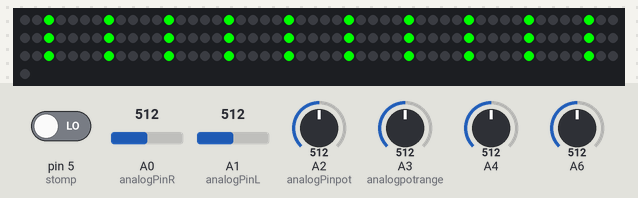
This sketch was run on a simulated Arduino Uno, built with avr-gcc and run on an emulated ATmega328P. Parts: 151 RGB LEDs in strip order, left to right, continuing on the next row. The inputs (shaded band) are chosen by the test bench; at power-on: pin 5 (stomp) LOW, A3 (analogpotrange) = 512, A0 (analogPinR) = 512, A1 (analogPinL) = 512, A2 (analogPinpot) = 512, A4 = 512, A6 = 512.

Above: at 1.2 s.
1.3 s: pin 5 (stomp) driven HIGH
At 1.59 s:
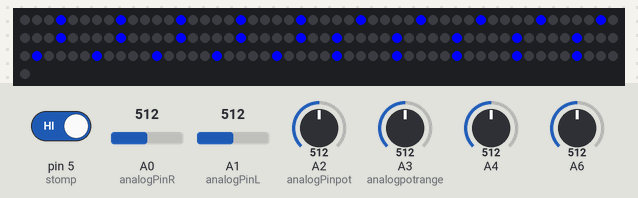
3.3 s: A3 (analogpotrange) set to 992
At 3.42 s:
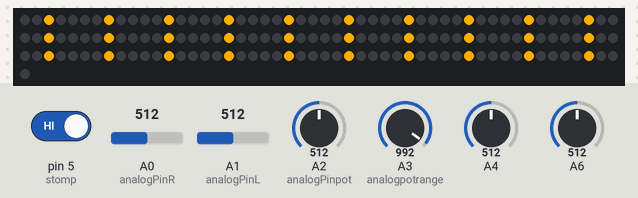
5.2 s: A0 (analogPinR) set to 479
At 5.49 s:
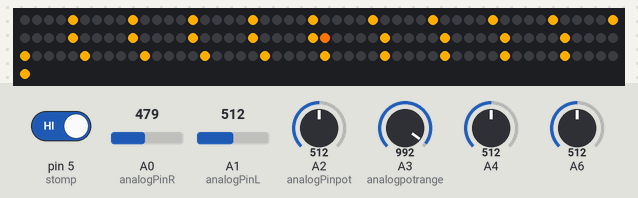
7.2 s: A1 (analogPinL) set to 716
At 7.8 s:
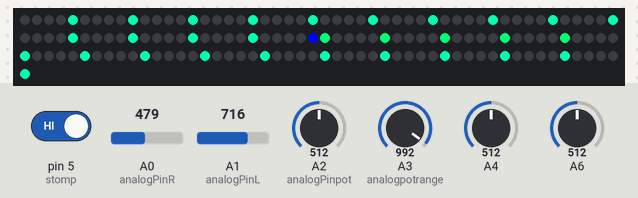
9.5 s: A3 (analogpotrange) set to 716
At 9.64 s:
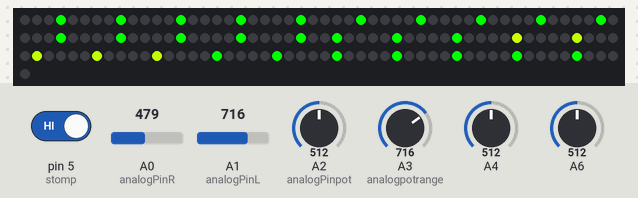
11.4 s: A1 (analogPinL) set to 306
At 11.81 s:
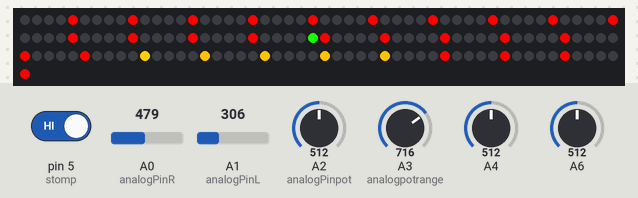

The sketch:

A1_MSGEQ7_Propagate_to_amplitude_adjustable_amp_range.ino
```cpp
#include <Adafruit_NeoPixel.h>
#define PIN 6
#define CNT_LIGHTS 151

Adafruit_NeoPixel strip = Adafruit_NeoPixel(CNT_LIGHTS, PIN, NEO_GRB + NEO_KHZ800);
//fixed settings
int analogPinL = 1; // read from multiplexer using analog input 0
int analogPinR = 0; // read from multiplexer using analog input 0
int strobePin = 12; // strobe is attached to digital pin 2
int resetPin = 13; // reset is attached to digital pin 3
int spectrumValueL[6];
int spectrumValueR[6]; // to hold a2d values
int previousSpectrumValueL[6]; // to hold a2d values
int previousSpectrumValueR[6]; // to hold a2d values
int global_brightness = 255; // Sets global brightness, i.e. 64 is 1/4 brightness.
int useColor[2];
int num;
float waveValue;
int prop[CNT_LIGHTS];
int prop_history[CNT_LIGHTS];
int refresh_counter = 0;
int analogPinpot = 2;// dial for speed
int analogpotrange = 3;// dial for range
int use_refresh = 0;
float use_brightness = 0;
int tmp_refresh_adj = 0;
float pot_range = 0.0;

int colstate = 0;
int counter = 4;

int stomp = 5;
//lowest reading the MSGEQ7 should recognize 1-1000 range
int minFilter = 50;
//higher number refreshes slow - refreshed every nth interation
int refresh = 20;


void setup()
{
  Serial.begin(9600); // print to serial monitor
  strip.begin();
  strip.show(); // Initialize all pixels to 'off'
  pinMode(analogPinL, INPUT);
  pinMode(stomp, INPUT);
  pinMode(analogPinR, INPUT);
  pinMode(strobePin, OUTPUT);
  pinMode(resetPin, OUTPUT);
  analogReference(DEFAULT);
  digitalWrite(resetPin, LOW);
  digitalWrite(strobePin, HIGH);
}

void loop()
{
    if (digitalRead(stomp) == HIGH){
      delay(100);
      if(colstate < 2){colstate++;}
      else if(colstate == 2){colstate=0;}
    }
   runTime();
}


void runTime()
{

  digitalWrite(resetPin, HIGH);
  digitalWrite(resetPin, LOW);
  int changeL = 0;
  int changeR = 0;
  int changePinL = 0;
  int changePinR = 0;
  int k,i,r,g,b;
  float pot_value = 0.0;

  int use_le = 0;
  int use_ls = ((CNT_LIGHTS/2)-1);
  int use_rs = ((CNT_LIGHTS/2)+0);
  int use_re = (CNT_LIGHTS-1);
  int spectrum_totalL = 0;
  int spectrum_totalR = 0;
  int spectrum_counts = 0;


 if (counter >= 4){
  //get readings from chip
  for (i = 0; i < 7; i++)
  {
    spectrum_counts++;
    previousSpectrumValueL[i] = spectrumValueL[i];
    previousSpectrumValueR[i] = spectrumValueR[i];
    digitalWrite(strobePin, LOW);
    delayMicroseconds(30); // to allow the output to settle
    spectrumValueL[i] = analogRead(analogPinL);
    spectrumValueR[i] = analogRead(analogPinR);

    spectrum_totalL+= spectrumValueL[i];
    spectrum_totalR+= spectrumValueR[i];

    if( spectrumValueL[i] > 400 && i <=1)
          tmp_refresh_adj+= 23;
    if( spectrumValueR[i] > 400 && i <=1)
          tmp_refresh_adj+= 23;

    /*
    //figure out which pin changed the most since last reading
    if( abs(previousSpectrumValueL[i]-spectrumValueL[i]) > changeL)
    {
        changeL = abs(previousSpectrumValueL[i]-spectrumValueL[i]);
        if( spectrumValueL[i] > minFilter  )
          changePinL = (i+1);
    }//if

    //figure out which pin changed the most since last reading
    if( abs(previousSpectrumValueR[i]-spectrumValueR[i]) > changeR)
    {
        changeR = abs(previousSpectrumValueR[i]-spectrumValueR[i]);
        if( spectrumValueR[i] > minFilter )
          changePinR = (i+1);
    }//if
    */

    digitalWrite(strobePin, HIGH);

  }//for i
  changePinL = (spectrum_totalL);
  changePinR = (spectrum_totalR);
  counter = 0;
 }//counter for sample rate
 else {
   counter++;


 }


  use_refresh = refresh;
  use_brightness = global_brightness;

  //for use of dial
  pot_value = analogRead(analogPinpot);
  pot_range = analogRead(analogpotrange);
  if(pot_value < 1000)
  {
    if (pot_value > 20){
    //Serial.println(pot_value);
    use_refresh = pot_value / 50;
  }
  else
  {
     use_refresh = 0;
  }
    //use_brightness = round(255 * (pot_value / 700));
    //Serial.println(use_brightness);
  }


  if(tmp_refresh_adj < 0) { tmp_refresh_adj = 0; }
  if(tmp_refresh_adj > 200) { tmp_refresh_adj = 200; }

  refresh_counter++;
  //tmp_refresh_adj = 0;
  //if(refresh_counter>=use_refresh)
  if(refresh_counter>=(use_refresh - round(tmp_refresh_adj * .1)))
  {
    //reset the counter
    refresh_counter = 0;
    tmp_refresh_adj-= 1;

    //save the history - RIGHT SIDE
    for (k = use_rs; k <= use_re; k++)
    {
      prop_history[k] = prop[k-1];
    }//for

    for (k = use_rs; k <= use_re; k++)
    {
      prop[k] = prop_history[k];
    }//for


    //save the history - LEFT SIDE
    for (k = use_ls; k >= use_le; k--)
    {
      prop_history[k] = prop[k+1];
    }//for

    for (k = use_ls; k >= use_le; k--)
    {
      prop[k] = prop_history[k];
    }//for

    //current;
    prop[use_rs] = changePinR;
    prop[use_ls] = changePinL;

    for (k = 0; k < CNT_LIGHTS; k++)
    {
      num = prop[k];
      //Serial.println(num);
      if(num>=0)
      {
        get_color();
        strip.setPixelColor( k, useColor[0], useColor[1], useColor[2]);
      }//if
    }//for


  }//if refresh


  //strip.setBrightness(use_brightness);
  strip.show();
}

void get_color()
{
  int r,g,b;
  //int waveValue;
  //Serial.println(num);
  //num=6000;

  if(num < 500)
  {
    r = 0; g = 0; b = 0;
    if(colstate == 0){
    useColor[0] = g;
    useColor[1] = r;
    useColor[2] = b;
   }
   if(colstate == 1){
    useColor[0] = r;
    useColor[1] = g;
    useColor[2] = b;
   }
   if(colstate == 2){
    useColor[0] = b;
    useColor[1] = g;
    useColor[2] = r;
   }
   //Serial.println(colstate);
  }

  if(num>500)
  {
    getWaveLength();
    getRGB();


  }


  /*

  // RGB for bands 1-7
    if(num<500)
    {
      r = 0; g = 0; b = 0;
    }
    if(num>500 && num <=750)
    {
      r = 255; g = 0; b = 0;
    }
    if(num>750 && num <=1000)
    {
      r = 255; g = 153; b= 0;
    }
    if(num>1000 && num <=1250)
    {
      r = 255; g = 255; b = 0;
    }
    if(num>1250 && num <=1500)
    {
      r = 0; g = 255; b = 0;
    }
    if(num>1500 && num <=1750)
    {
      r = 0; g = 255; b = 255;
    }
    if(num>1750 && num <=2000)
    {
      r = 0; g = 0 ; b = 255;
    }
    if(num>2000)
    {
      r = 255; g = 0; b = 153;
    }
    // G R B for bullet light strand...
    // R G B for NEOPixel flat LED strand
    useColor[0] = g;
    useColor[1] = r;
    useColor[2] = b;

   //test
   */

}

void getWaveLength()
{
  float minVal = 500;
  float maxVal = 4700;
  float minWave = 350;
  float maxWave = 650;
  maxVal = pot_range * 5;
  minVal = pot_range / 2;
  if(num>maxVal)
    maxVal = num;

  waveValue = ((num - minVal) / (maxVal-minVal) * (maxWave - minWave)) + minWave;
 // Serial.print(num);
  //Serial.println();
  //Serial.print(waveValue);
  //Serial.println();
}

void getRGB()
{
  float gamma = .8;
  float rz, gz, bz;
  int intsMax = 255;
  int r,g,b;

  if(waveValue >380 && waveValue <=439)
  {
    rz = (waveValue-440)/(440-380);
    gz = 0;
    bz = 1;
  }

  if(waveValue >=440 && waveValue <=489)
  {
    rz = 0;
    gz = (waveValue-440)/(490-440);
    bz = 1;
  }

  if(waveValue >=490 && waveValue <=509)
  {
    rz = 0;
    gz = 1;
    bz = (waveValue-510)/(510-490);
  }

  if(waveValue >=510 && waveValue <=579)
  {
    rz = (waveValue-510)/(580-510);
    gz = 1;
    bz = 0;
  }

  if(waveValue >=580 && waveValue <=644)
  {
    rz = 1;
    gz = (waveValue-645)/(645-580);
    bz = 0;
  }

  if(waveValue >=645 && waveValue <=780)
  {
    rz = 1;
    gz = 0;
    bz = 0;
  }

  r = rz * 255;
  b = bz * 255;
  g = gz * 255;

   if(colstate == 0){
    useColor[0] = g;
    useColor[1] = r;
    useColor[2] = b;
   }
   if(colstate == 1){
    useColor[0] = r;
    useColor[1] = g;
    useColor[2] = b;
   }
   if(colstate == 2){
    useColor[0] = b;
    useColor[1] = g;
    useColor[2] = r;
   }


}
```

Measured:
- after the input at 1.3 s, the LEDs: first change after 0.13 s (image 1 shows a later state)
- after the input at 3.3 s, the LEDs: change after 0.07 s (image 2)
- after the input at 5.2 s, the LEDs: first differ from a run without the input after 0.24 s (image 3)
- after the input at 7.2 s, the LEDs: first differ from a run without the input after 0.55 s (image 4)
- after the input at 9.5 s, the LEDs: change after 0.09 s (image 5)
- after the input at 11.4 s, the LEDs: first differ from a run without the input after 0.36 s (image 6)
